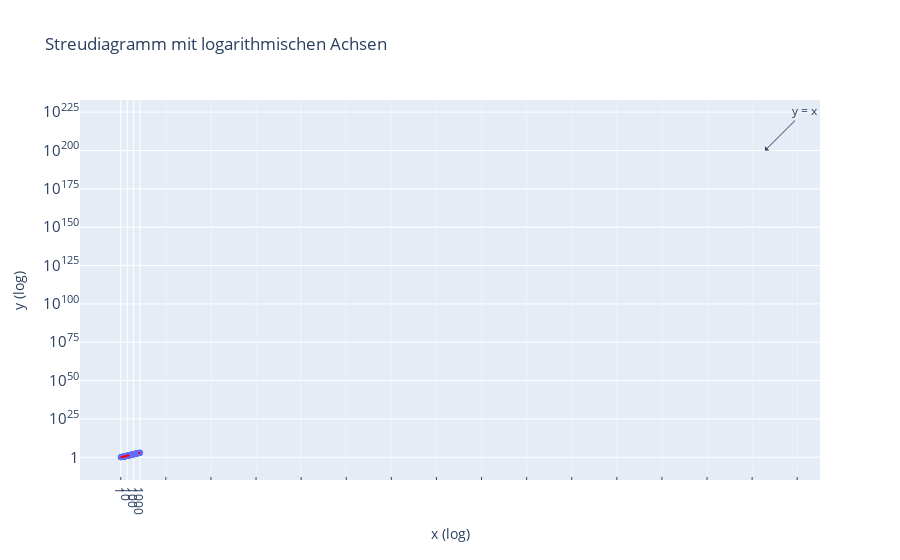

The cell this chart's notebook holds for it:
### Markdown cell above
**Erklärung:**
- Mit `update_layout` kannst du verschiedene Layoutaspekte anpassen
- Die Titel von Diagramm und Achsen können hinsichtlich Text, Position und Schriftart formatiert werden
- Mit `showgrid`, `gridcolor` usw. kannst du das Erscheinungsbild der Rasterlinien steuern
- Die `range`-Einstellung legt den angezeigten Bereich einer Achse fest

### Beispiel 2: Fortgeschrittene Achsanpassung

### Code cell
# Daten erstellen
np.random.seed(42)
n = 100
x = np.logspace(0, 3, n)  # Logarithmische Verteilung von 10^0 bis 10^3
y = x * (1 + 0.2 * np.random.normal(0, 1, n))  # Linear mit Rauschen

df = pd.DataFrame({'x': x, 'y': y})

# Streudiagramm erstellen
fig = px.scatter(
    df, 
    x='x', 
    y='y', 
    log_x=True,  # Logarithmische x-Achse
    log_y=True,  # Logarithmische y-Achse
    title='Streudiagramm mit logarithmischen Achsen',
    labels={'x': 'x (log)', 'y': 'y (log)'}
)

# Achsen anpassen
fig.update_xaxes(
    showexponent='all',
    exponentformat='power',
    minor=dict(ticks="inside", showgrid=True),
    tickvals=[1, 10, 100, 1000],  # Spezifische Tick-Positionen
)

fig.update_yaxes(
    showexponent='all',
    exponentformat='power',
    minor=dict(ticks="inside", showgrid=True)
)

# Trendlinie hinzufügen
fig.add_shape(
    type="line",
    x0=1, y0=1,
    x1=1000, y1=1000,
    line=dict(color="red", width=2, dash="dash")
)

fig.add_annotation(
    x=100, y=200,
    text="y = x",
    showarrow=True,
    arrowhead=1,
    ax=40,
    ay=-40
)

fig.show()

### Figure 1 — Plotly figure (JSON) as saved in the notebook; plotly's stock layout.template omitted (floating-point values rounded to 4 significant figures)
{"data": [{"hovertemplate": "x (log)=%{x}<br>y (log)=%{y}<extra></extra>", "legendgroup": "", "marker": {"color": "#636efa", "symbol": "circle"}, "mode": "markers", "name": "", "orientation": "v", "showlegend": false, "type": "scatter", "x": [1.0, 1.072, 1.15, 1.233, 1.322, 1.417, 1.52, 1.63, 1.748, 1.874, 2.009, 2.154, 2.31, 2.477, 2.656, 2.848, 3.054, 3.275, 3.511, 3.765, 4.037, 4.329, 4.642, 4.977, 5.337, 5.722, 6.136, 6.579, 7.055, 7.565, 8.111, 8.697, 9.326, 10.0, 10.72, 11.5, 12.33, 13.22, 14.17, 15.2, 16.3, 17.48, 18.74, 20.09, 21.54, 23.1, 24.77, 26.56, 28.48, 30.54, 32.75, 35.11, 37.65, 40.37, 43.29, 46.42, 49.77, 53.37, 57.22, 61.36, 65.79, 70.55, 75.65, 81.11, 86.97, 93.26, 100.0, 107.2, 115.0, 123.3, 132.2, 141.7, 152.0, 163.0, 174.8, 187.4, 200.9, 215.4, 231.0, 247.7, 265.6, 284.8, 305.4, 327.5, 351.1, 376.5, 403.7, 432.9, 464.2, 497.7, 533.7, 572.2, 613.6, 657.9, 705.5, 756.5, 811.1, 869.7, 932.6, 1000.0], "xaxis": "x", "y": [1.099, 1.043, 1.299, 1.608, 1.26, 1.351, 2.0, 1.88, 1.583, 2.077, 1.823, 1.954, 2.422, 1.529, 1.74, 2.528, 2.435, 3.48, 2.874, 2.701, 5.22, 4.133, 4.704, 3.559, 4.756, 5.849, 4.723, 7.074, 6.207, 7.123, 7.135, 11.92, 9.301, 7.885, 12.49, 8.69, 12.84, 8.038, 10.41, 15.8, 18.7, 18.07, 18.3, 18.88, 15.17, 19.78, 22.49, 32.18, 30.44, 19.77, 34.87, 32.41, 32.55, 45.31, 52.21, 55.06, 41.42, 50.07, 61.01, 73.33, 59.49, 67.93, 58.91, 61.71, 101.1, 118.6, 98.56, 128.7, 123.3, 107.4, 141.7, 185.3, 150.9, 214.0, 83.19, 218.2, 204.4, 202.6, 235.3, 149.2, 253.9, 305.1, 395.7, 293.5, 294.3, 338.7, 477.6, 461.3, 415.0, 548.8, 544.0, 683.1, 527.4, 614.8, 650.2, 535.0, 859.2, 915.2, 933.6, 953.1], "yaxis": "y"}], "layout": {"annotations": [{"arrowhead": 1, "ax": 40, "ay": -40, "showarrow": true, "text": "y = x", "x": 100, "y": 200}], "legend": {"tracegroupgap": 0}, "shapes": [{"line": {"color": "red", "dash": "dash", "width": 2}, "type": "line", "x0": 1, "x1": 1000, "y0": 1, "y1": 1000}], "title": {"text": "Streudiagramm mit logarithmischen Achsen"}, "xaxis": {"anchor": "y", "domain": [0, 1], "exponentformat": "power", "minor": {"showgrid": true, "ticks": "inside"}, "showexponent": "all", "tickvals": [1, 10, 100, 1000], "title": {"text": "x (log)"}, "type": "log"}, "yaxis": {"anchor": "x", "domain": [0, 1], "exponentformat": "power", "minor": {"showgrid": true, "ticks": "inside"}, "showexponent": "all", "title": {"text": "y (log)"}, "type": "log"}}}
